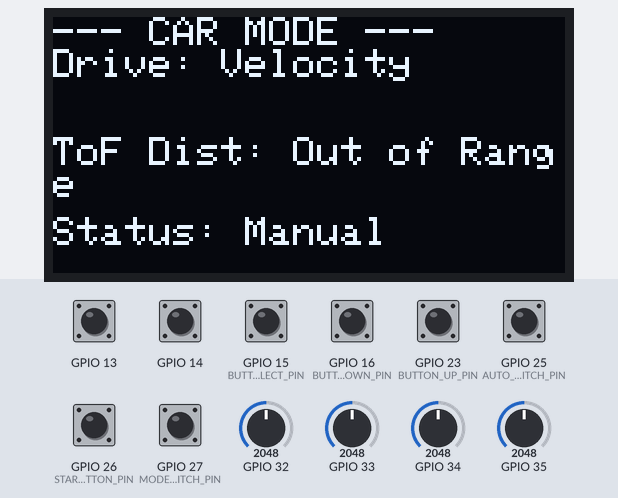
Simulated run of this program. Board: ESP32. On the bench: 128×64 one-colour display. The test bench sets the inputs (shaded band); at power-on: GPIO 13, GPIO 14, GPIO 15 (BUTTON_SELECT_PIN), GPIO 16 (BUTTON_DOWN_PIN), GPIO 23 (BUTTON_UP_PIN), GPIO 25 (AUTO_SWITCH_PIN), GPIO 26 (START_BUTTON_PIN), GPIO 27 (MODE_SWITCH_PIN) HIGH, GPIO 32 = 2048, GPIO 33 = 2048, GPIO 34 = 2048, GPIO 35 = 2048. What the program prints to the serial monitor is not drawn.

Above: at 1.2 s.
1.3 s: GPIO 13 pulled LOW for 0.15 s
At 2.1 s:
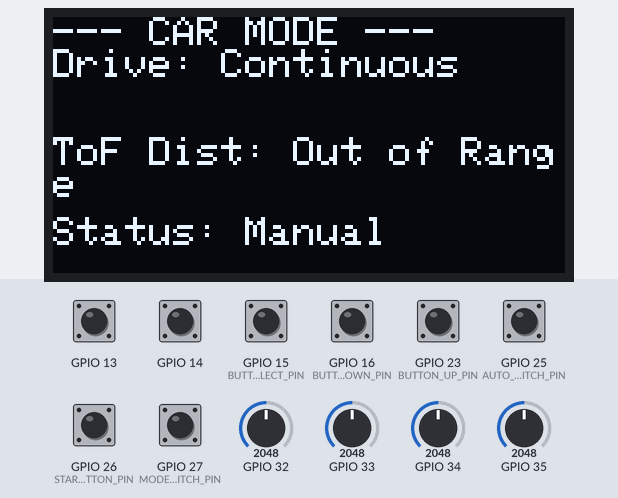
2.9 s: GPIO 25 (AUTO_SWITCH_PIN) pulled LOW for 0.15 s
At 4.1 s:
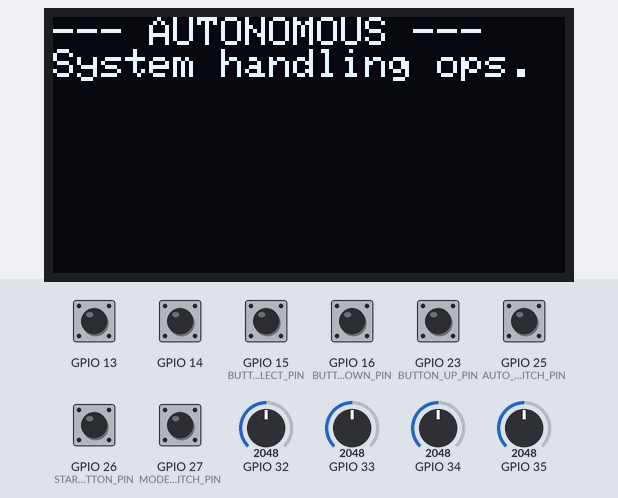
6.1 s: GPIO 25 (AUTO_SWITCH_PIN) pulled LOW for 1 s
At 7.2 s:
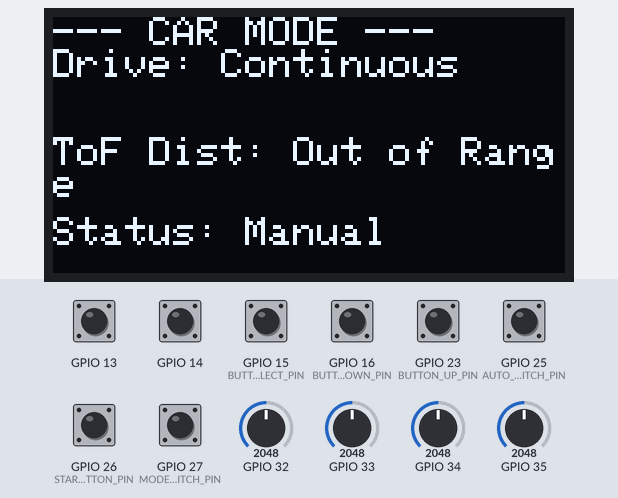
8.6 s: GPIO 27 (MODE_SWITCH_PIN) pulled LOW for 0.15 s
At 9.8 s:
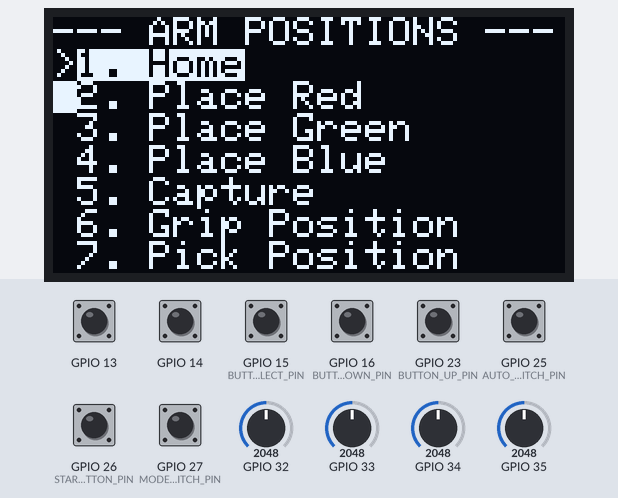
10.2 s: GPIO 16 (BUTTON_DOWN_PIN) pulled LOW for 0.15 s
At 10.9 s:
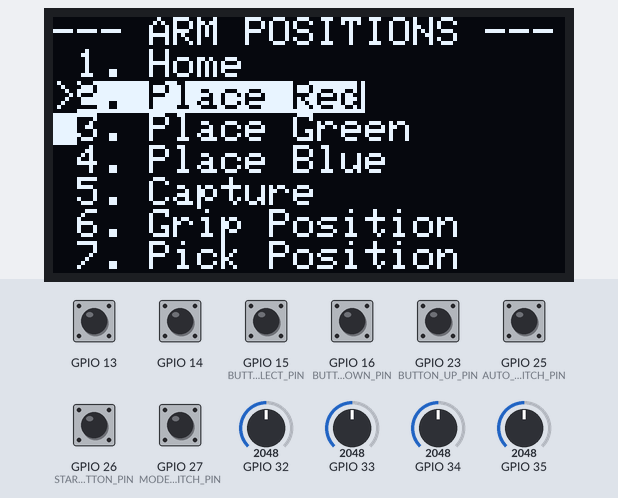
Timing chart, 0 to 12.8 s (numbered marks = the images above; inputs shaded):
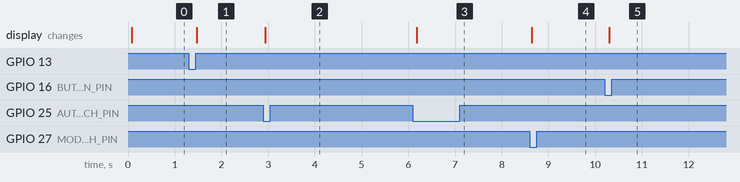

Measured:
- after the input at 1.3 s, the display: changes after 0.17 s (image 1)
- after the input at 2.9 s, the display: changes at once (image 2)
- after the input at 6.1 s, the display: changes after 0.08 s (image 3)
- after the input at 8.6 s, the display: changes at once (image 4)
- after the input at 10.2 s, the display: changes after 0.10 s (image 5)

The program:

main.cpp
```cpp
#include <Arduino.h>
#include <WiFi.h>
#include <esp_now.h>

#include "Manual_Control.h"
#include "Camera_Control.h"

uint8_t armAddress[] = {0x80, 0xF3, 0xDA, 0x54, 0x29, 0x1C};
/**
 * @brief Main setup - initializes core transport and module tasks
 */

void setup()
{
    Serial.begin(115200);

    // Initialize shared ESP-NOW transport layer
    WiFi.mode(WIFI_STA);
    if (esp_now_init() != ESP_OK)
    {
        Serial.println("Error initializing ESP-NOW");
        return;
    }

    esp_now_register_send_cb([](const uint8_t *mac_addr, esp_now_send_status_t status)
                             {
                                 // Serial.println(status == ESP_NOW_SEND_SUCCESS ? "Delivery Success" : "Delivery Fail");
                             });

    // Initialize independent control modules
    // Arm_Control_Init();
    Car_Control_Init();
    initCameraComms();
}

/**
 * @brief Default loop deleted to reclaim memory for FreeRTOS
 */
void loop()
{
    vTaskDelete(NULL);
}
```

Camera_Control.cpp
```cpp
#include "Camera_Control.h"
#include <WiFi.h>
#include <esp_now.h>
#include <esp_wifi.h>

// Internal Constants
#define ESPNOW_CHANNEL 1
static uint8_t CAMERA_MAC_ADDR[] = {0x94, 0xA9, 0x90, 0x0C, 0xAE, 0x88};

typedef struct
{
  char payload[128];
} espnow_msg_t;

// State Variables
static volatile bool awaitingAck = false;
static volatile bool systemActive = false;

// --- ESP-NOW Callback ---
void onDataSent(const uint8_t *mac_addr, esp_now_send_status_t status)
{
  if (status == ESP_NOW_SEND_SUCCESS && awaitingAck)
  {
    awaitingAck = false;
  }
}

// --- The RTOS Task ---
void cameraCommsTask(void *pvParameters)
{
  // Setup Input Pin
  pinMode(START_BUTTON_PIN, INPUT_PULLUP);

  // Setup Radio
  WiFi.mode(WIFI_STA);
  WiFi.disconnect();
  esp_wifi_set_channel(ESPNOW_CHANNEL, WIFI_SECOND_CHAN_NONE);

  if (esp_now_init() != ESP_OK)
  {
    vTaskDelete(NULL);
    return;
  }

  esp_now_register_send_cb(onDataSent);

  esp_now_peer_info_t cameraPeer = {};
  memcpy(cameraPeer.peer_addr, CAMERA_MAC_ADDR, 6);
  cameraPeer.channel = ESPNOW_CHANNEL;
  cameraPeer.encrypt = false;
  esp_now_add_peer(&cameraPeer);

  int lastState = HIGH;

  for (;;)
  {
    int reading = digitalRead(START_BUTTON_PIN);

    // Press Detection (Active Low)
    if (reading == LOW && lastState == HIGH && !systemActive)
    {
      systemActive = true;
      awaitingAck = true;

      espnow_msg_t msg;
      memset(msg.payload, 0, sizeof(msg.payload));
      strcpy(msg.payload, "START");

      // Background Retry Loop
      while (awaitingAck)
      {
        esp_now_send(CAMERA_MAC_ADDR, (uint8_t *)&msg, sizeof(msg));
        Serial.println("Sent START command, awaiting ACK...");
        // Block this task for 200ms to allow radio to process
        vTaskDelay(pdMS_TO_TICKS(200));
      }

      systemActive = false;
    }

    lastState = reading;
    // Check button every 50ms
    vTaskDelay(pdMS_TO_TICKS(50));
  }
}

void initCameraComms()
{
  // Priority set to 1. Increase if this needs to be more urgent than main logic.
  xTaskCreate(cameraCommsTask, "CamComms", 4096, NULL, 1, NULL);
}
```

Camera_Control.h
```cpp
#ifndef CAMERA_COMMS_H
#define CAMERA_COMMS_H

#include <Arduino.h>

// --- Configuration ---
// Select your trigger pin here
#define START_BUTTON_PIN 26

// --- Initialization ---
void initCameraComms();

#endif
```

Manual_Control.cpp
```cpp
#include "Manual_Control.h"
#include <esp_now.h>
#include <WiFi.h>
#include <esp_wifi.h>
#include "Joystick.h"
#include <Wire.h>
#include <Adafruit_GFX.h>
#include <Adafruit_SSD1306.h>

// --- Forward Declarations ---
void vCarControlTask(void *pvParameters);

// --- Global Pins ---
#define MODE_SWITCH_PIN 27 // Pushbutton to switch between Car and Arm
#define AUTO_SWITCH_PIN 25 // Pushbutton to toggle Autonomous Mode

// --- Menu Buttons ---
#define BUTTON_UP_PIN 23
#define BUTTON_DOWN_PIN 16
#define BUTTON_SELECT_PIN 15

// --- OLED Configuration ---
#define SCREEN_WIDTH 128
#define SCREEN_HEIGHT 64
#define OLED_RESET -1
Adafruit_SSD1306 display(SCREEN_WIDTH, SCREEN_HEIGHT, &Wire, OLED_RESET);

// --- Menu Variables ---
const char *menuItems[] = {
    "1. Home", "2. Place Red", "3. Place Green",
    "4. Place Blue", "5. Capture", "6. Grip Position", "7. Pick Position"
};
const int numMenuItems = 7;
int currentMenuIndex = 0;

// Button state tracking
static bool lastUpState = HIGH;
static bool lastDownState = HIGH;
static bool lastSelectState = HIGH;

// Debounce timers
unsigned long lastModeSwitchTime = 0;
unsigned long lastAutoSwitchTime = 0;
const unsigned long debounceDelay = 250;

// --- Local Objects ---
static Joystick joystickL(32, 33, 13);
static Joystick joystickR(34, 35, 14);

// --- MAC Addresses ---
static uint8_t armAddress[] = {0x80, 0xF3, 0xDA, 0x54, 0x29, 0x1C};
static uint8_t carAddress[] = {0x80, 0xF3, 0xDA, 0x54, 0xAC, 0x58};

// --- Structs ---
typedef struct CarToController {
    int tofDistance_mm;
} CarToController;

struct ControllerToArm {
    int joint1; int joint2; int joint3; int joint4;
    bool Grip; int armPositionCommand;
    bool ArmSpeed; bool isAutonomous;
};

typedef struct ArmToController {
    int joint0; int joint1; int joint2; int joint3;
} ArmToController;

typedef struct ESPNOW_Message {
    int command;
    int transX; int transY; int rotZ;
    bool isAutonomous;
} ESPNOW_Message;

// --- Callbacks & State Variables ---
static CarToController incomingTelemetry;
static ControllerToArm armData;
static ESPNOW_Message carData;
static ArmToController arm_data;

static bool controlTargetIsArm = false;
static bool lastTargetSwitchState = HIGH;

static bool autonomousMode = false;
static bool lastAutoSwitchState = HIGH;

static bool carMode = false;
static bool prevarmspeed = 0;
static bool gripcommand = 0;

// Base Auto-Centering Tracking: 0 = Manual, 4 = Target 350mm, 5 = Target 200mm
static int baseAutoState = 0;
bool isDataReady = false;

// --- Consolidated Callback ---
void OnDataReceive(const uint8_t *mac, const uint8_t *incomingData, int len) {
    if (len == sizeof(CarToController)) {
        memcpy(&incomingTelemetry, incomingData, sizeof(incomingTelemetry));
    }
    else if (len == sizeof(ArmToController)) {
        memcpy(&arm_data, incomingData, sizeof(arm_data));
        isDataReady = true;
    }
}

// --- Initialization Function ---
void Car_Control_Init() {
    WiFi.mode(WIFI_STA);
    esp_wifi_set_channel(1, WIFI_SECOND_CHAN_NONE); // Lock Wi-Fi to Channel 1

    esp_now_init();
    esp_now_register_recv_cb(OnDataReceive);

    joystickR.begin();
    joystickL.begin();

    pinMode(MODE_SWITCH_PIN, INPUT_PULLUP);
    pinMode(AUTO_SWITCH_PIN, INPUT_PULLUP);
    pinMode(BUTTON_UP_PIN, INPUT_PULLUP);
    pinMode(BUTTON_DOWN_PIN, INPUT_PULLUP);
    pinMode(BUTTON_SELECT_PIN, INPUT_PULLUP);

    Wire.setClock(400000);
    if (!display.begin(SSD1306_SWITCHCAPVCC, 0x3C)) {
        Serial.println(F("SSD1306 allocation failed"));
    }
    display.clearDisplay();
    display.display();

    esp_now_peer_info_t peerInfo = {};
    peerInfo.channel = 1;
    peerInfo.encrypt = false;

    memcpy(peerInfo.peer_addr, armAddress, 6);
    esp_now_add_peer(&peerInfo);

    memcpy(peerInfo.peer_addr, carAddress, 6);
    esp_now_add_peer(&peerInfo);

    Serial.println("Controller Initialized.");
    xTaskCreate(vCarControlTask, "CarTask", 4096, NULL, 1, NULL);
}

// --- RTOS Task Definition ---
void vCarControlTask(void *pvParameters) {
    for (;;) {
        // --- 1. HANDLE TARGET SWITCHING ---
        bool currentTargetSwitchState = digitalRead(MODE_SWITCH_PIN);
        if (lastTargetSwitchState == HIGH && currentTargetSwitchState == LOW) {
            if (millis() - lastModeSwitchTime > debounceDelay) {
                controlTargetIsArm = !controlTargetIsArm;
                lastModeSwitchTime = millis();
            }
        }
        lastTargetSwitchState = currentTargetSwitchState;

        // --- 2. HANDLE AUTONOMOUS TOGGLE ---
        bool currentAutoSwitchState = digitalRead(AUTO_SWITCH_PIN);
        if (lastAutoSwitchState == HIGH && currentAutoSwitchState == LOW) {
            if (millis() - lastAutoSwitchTime > debounceDelay) {
                autonomousMode = !autonomousMode;
                lastAutoSwitchTime = millis();
            }
        }
        lastAutoSwitchState = currentAutoSwitchState;

        // --- 3. OLED UI RENDERING ---
        display.clearDisplay();
        display.setTextSize(1);
        display.setTextColor(SSD1306_WHITE);
        display.setCursor(0, 0);

        if (autonomousMode) {
            display.println("--- AUTONOMOUS ---");
            display.println("System handling ops.");
        }
        else if (!controlTargetIsArm) {
            // === CAR MODE UI ===
            display.println("--- CAR MODE ---");
            display.print("Drive: ");
            display.println(carMode ? "Continuous" : "Velocity");

            display.setCursor(0, 30);
            display.print("ToF Dist: ");
            if (incomingTelemetry.tofDistance_mm > 2000 || incomingTelemetry.tofDistance_mm <= 0) {
                display.println("Out of Range");
            } else {
                display.print(incomingTelemetry.tofDistance_mm);
                display.println(" mm");
            }

            // Show status if the Base is auto-centering from a previous arm command
            display.setCursor(0, 50);
            if (baseAutoState == 4) display.println("Status: Auto (350mm)");
            else if (baseAutoState == 5) display.println("Status: Auto (200mm)");
            else display.println("Status: Manual");
        }
        else {
            // === ARM MODE UI ===
            display.println("--- ARM POSITIONS ---");
            for (int i = 0; i < numMenuItems; i++) {
                if (i == currentMenuIndex) {
                    display.print(">");
                    display.setTextColor(SSD1306_BLACK, SSD1306_WHITE);
                } else {
                    display.print(" ");
                    display.setTextColor(SSD1306_WHITE);
                }
                display.println(menuItems[i]);
            }
            display.setTextColor(SSD1306_WHITE);
        }
        display.display();

        // --- 4. READ MENU BUTTONS ---
        bool currentUpState = digitalRead(BUTTON_UP_PIN);
        bool currentDownState = digitalRead(BUTTON_DOWN_PIN);
        bool currentSelectState = digitalRead(BUTTON_SELECT_PIN);

        // --- 5. ROUTE COMMANDS BASED ON TARGET ---
        if (controlTargetIsArm) {
            /* === ARM CONTROL LOGIC === */
            if (joystickL.wasPressed()) { prevarmspeed = !prevarmspeed; }
            if (joystickR.wasPressed()) { gripcommand = !gripcommand; }

            // Menu Scroll UP
            if (lastUpState == HIGH && currentUpState == LOW) {
                currentMenuIndex--;
                if (currentMenuIndex < 0) currentMenuIndex = numMenuItems - 1;
            }
            // Menu Scroll DOWN
            if (lastDownState == HIGH && currentDownState == LOW) {
                currentMenuIndex++;
                if (currentMenuIndex >= numMenuItems) currentMenuIndex = 0;
            }

            // Button Press Logic
            if (currentSelectState == LOW && !autonomousMode) {
                armData.armPositionCommand = currentMenuIndex + 1;

                // Latch the Base Auto State on the initial press
                if (lastSelectState == HIGH) {
                    if (currentMenuIndex == 4) baseAutoState = 4; // 5. Capture = 350mm
                    else if (currentMenuIndex == 6) baseAutoState = 5; // 7. Pick Position = 200mm
                }
            } else {
                armData.armPositionCommand = 0;
            }

            armData.joint1 = joystickR.getRawX();
            armData.joint2 = joystickR.getRawY();
            armData.joint3 = joystickL.getRawX();
            armData.joint4 = joystickL.getRawY();
            armData.Grip = gripcommand;
            armData.ArmSpeed = prevarmspeed;
            armData.isAutonomous = autonomousMode;

            esp_now_send(armAddress, (uint8_t *)&armData, sizeof(armData));

            // CRUCIAL: Even though we are in Arm Mode, send centering commands to the Base
            if (baseAutoState > 0 && !autonomousMode) {
                carData.command = baseAutoState;
                carData.transX = 0; carData.transY = 0; carData.rotZ = 0;
                carData.isAutonomous = autonomousMode;
                esp_now_send(carAddress, (uint8_t *)&carData, sizeof(carData));
            }

        }
        else {
            /* === CAR CONTROL LOGIC === */
            if (joystickL.wasPressed()) { carMode = !carMode; }

            int jLX = joystickL.getRawX();
            int jLY = joystickL.getRawY();
            int jRX = joystickR.getRawX();

            // Override and cancel auto-centering if the user manually pushes a joystick
            if (abs(jLX - 1850) > 300 || abs(jLY - 1850) > 300 || abs(jRX - 1850) > 300) {
                baseAutoState = 0; // Break out of centering
            }

            if (baseAutoState > 0 && !autonomousMode) {
                // Send Auto-Center Command
                carData.command = baseAutoState;
                carData.transX = 0;
                carData.transY = 0;
                carData.rotZ = 0;
            } else {
                // Send Manual Drive Command
                carData.command = (carMode == false) ? 2 : 3;
                carData.transX = jLX;
                carData.transY = jLY;
                carData.rotZ = jRX;
            }

            carData.isAutonomous = autonomousMode;
            esp_now_send(carAddress, (uint8_t *)&carData, sizeof(carData));
        }

        // --- UPDATE BUTTON STATES ---
        lastUpState = currentUpState;
        lastDownState = currentDownState;
        lastSelectState = currentSelectState;

        vTaskDelay(pdMS_TO_TICKS(40));
    }
}
```

Manual_Control.h
```cpp
#ifndef CAR_CONTROL_H
#define CAR_CONTROL_H

#include <Arduino.h>


void Car_Control_Init();


void vCarControlTask(void *pvParameters);

#endif // CAR_CONTROL_H
```

Encoders.cpp
```cpp
#include "Encoders.h"

/**
 * Constructor
 * Uses an initializer list to pass the pins to the RotaryEncoder object.
 */
Encoders::Encoders(uint8_t pinA, uint8_t pinB)
    : encoder(pinA, pinB, RotaryEncoder::LatchMode::FOUR3)
{
    // Note: LatchMode::FOUR3 is common for most HW-040 encoders,
    // but you can adjust based on your specific hardware.
}

/**
 * Initialize pins
 */
void Encoders::begin() {
    // Most encoder libraries don't require internal pullups if
    // the breakout board has them, but it's safe to define pins here if needed.
}

/**
 * Updates the encoder state and returns the current position.
 */
int32_t Encoders::getPosition() {
    encoder.tick(); // Checks the pins for state changes
    return (int32_t)encoder.getPosition();
}

/**
 * Resets the internal counter to zero.
 */
void Encoders::reset() {
    encoder.setPosition(0);
}
```

Encoders.h
```cpp
#pragma once

#include <Arduino.h>
#include <RotaryEncoder.h>

class Encoders
{
public:
    Encoders(uint8_t pinA, uint8_t pinB);
    void begin();
    int32_t getPosition();
    void reset();
private:
    RotaryEncoder encoder;
};
```

Joystick.h
```cpp
#ifndef JOYSTICK_H
#define JOYSTICK_H

#include <Arduino.h>

class Joystick {
private:
    int _pinX;
    int _pinY;
    int _pinBtn;
    bool _hasButton;

    // State variables for non-blocking debounce
    bool _btnState;
    bool _lastBtnState;
    unsigned long _lastDebounceTime;
    const unsigned long _debounceDelay = 50; // 50ms delay

public:
    // Constructor. pinBtn is optional; defaults to -1 if not connected.
    Joystick(int pinX, int pinY, int pinBtn = -1) {
        _pinX = pinX;
        _pinY = pinY;
        _pinBtn = pinBtn;
        _hasButton = (pinBtn != -1);

        _btnState = HIGH;
        _lastBtnState = HIGH;
        _lastDebounceTime = 0;
    }

    // Initialize the pins
    void begin() {
        pinMode(_pinX, INPUT);
        pinMode(_pinY, INPUT);
        if (_hasButton) {
            pinMode(_pinBtn, INPUT_PULLUP);
        }
    }

    // Get raw analog reading for X axis (0 - 4095 for ESP32)
    int getRawX() {
        return analogRead(_pinX);
    }

    // Get raw analog reading for Y axis (0 - 4095 for ESP32)
    int getRawY() {
        return analogRead(_pinY);
    }

    // Returns true ONLY once per press (falling edge detected)
    bool wasPressed() {
        if (!_hasButton) return false;

        bool pressed = false;
        int reading = digitalRead(_pinBtn);

        // Reset debounce timer if the switch changed due to noise or pressing
        if (reading != _lastBtnState) {
            _lastDebounceTime = millis();
        }

        // Whatever the reading is at, it's been there for longer than the debounce delay
        if ((millis() - _lastDebounceTime) > _debounceDelay) {
            // If the button state has changed
            if (reading != _btnState) {
                _btnState = reading;

                // Only trigger on the falling edge (HIGH to LOW)
                if (_btnState == LOW) {
                    pressed = true;
                }
            }
        }

        _lastBtnState = reading;
        return pressed;
    }
};

#endif
```
